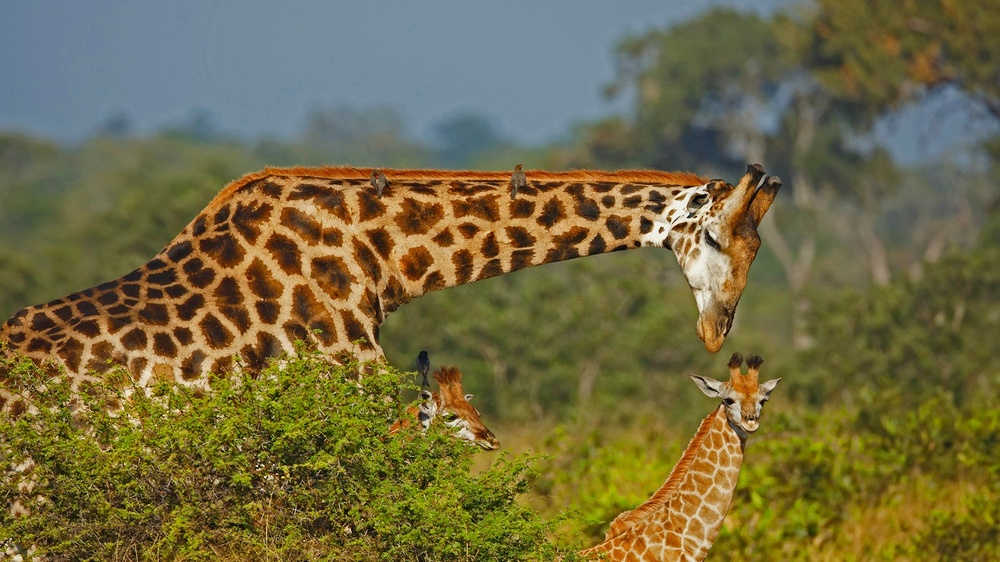
%> input picture Konversi Citra/3.jpg, 1000 x 562 px, shrunk from 1920 x 1080 before the run
$ octave konversi.m   (GNU Octave 9; MATLAB toolbox functions it lacks are replaced by stand-ins)
%> lines starting %> are read from the running program, lines starting %| are printed output that depends on the picture; in (x1, y1, x2, y2) boxes, pixels count from 0 and x2, y2 are one past the last pixel; in counts of white or black regions, pixels touching at a corner belong together; the program's own positions count from 1
A = imread('3.JPG');
%> A is the input picture: size 562x1000x3 uint8; mean R, G, B 114.8, 106.4, 66.3

    Biner    = im2bw(A, 0.8);
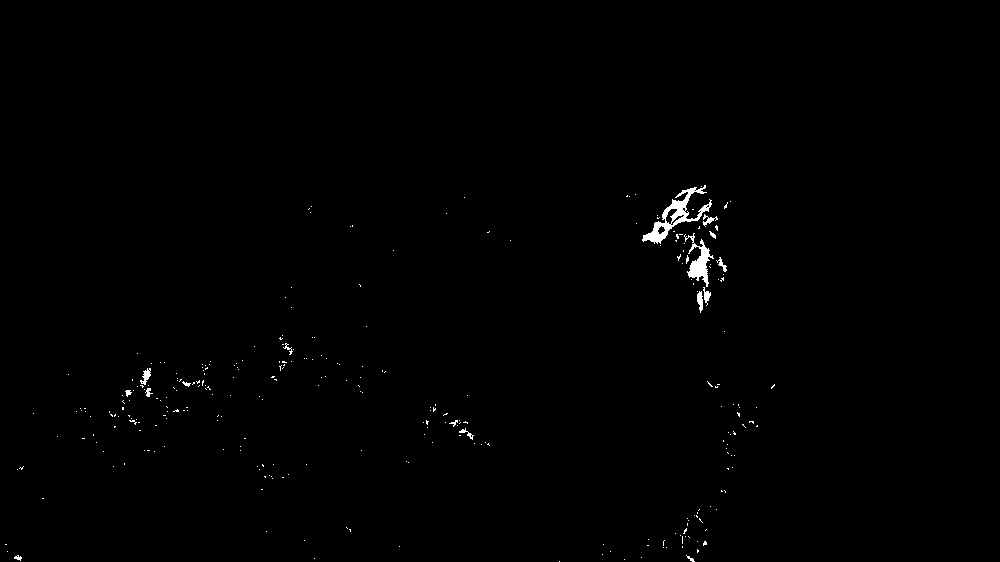
%> Biner: size 562x1000 logical; 0.51% white; 294 white regions (278 under 20 px), largest, box (x1, y1, x2, y2) and area: (642, 185, 712, 244) 989, (684, 233, 714, 287) 564, (140, 368, 151, 385) 90
    Gray     = rgb2gray(A);
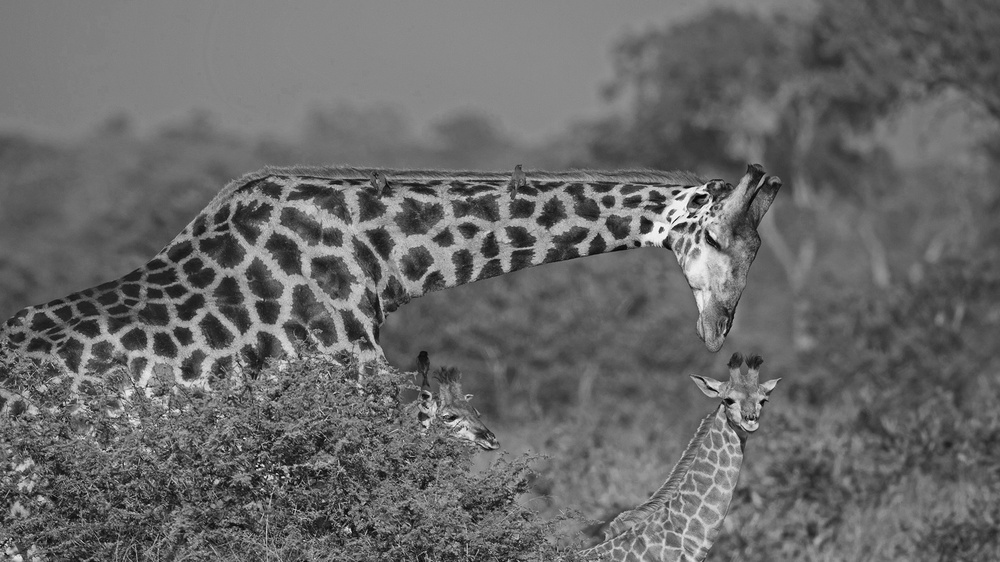
%> Gray: size 562x1000 uint8; min 1, max 253, mean 104.4
    Negatif  = 255-A;
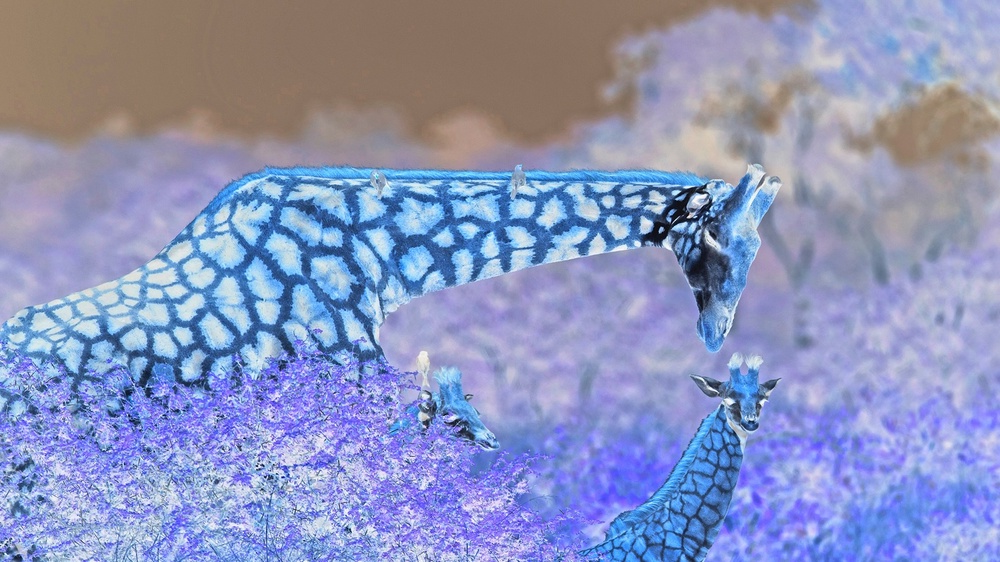
%> Negatif: size 562x1000x3 uint8; mean R, G, B 140.2, 148.6, 188.7

    subplot(3, 3, 2);imshow(A); title('asli');
    subplot(3, 3, 4);imshow(Biner);title('biner');
    subplot(3, 3, 5);imshow(Gray);title('grey');
    subplot(3, 3, 6);imshow(Negatif);title('negatif');
